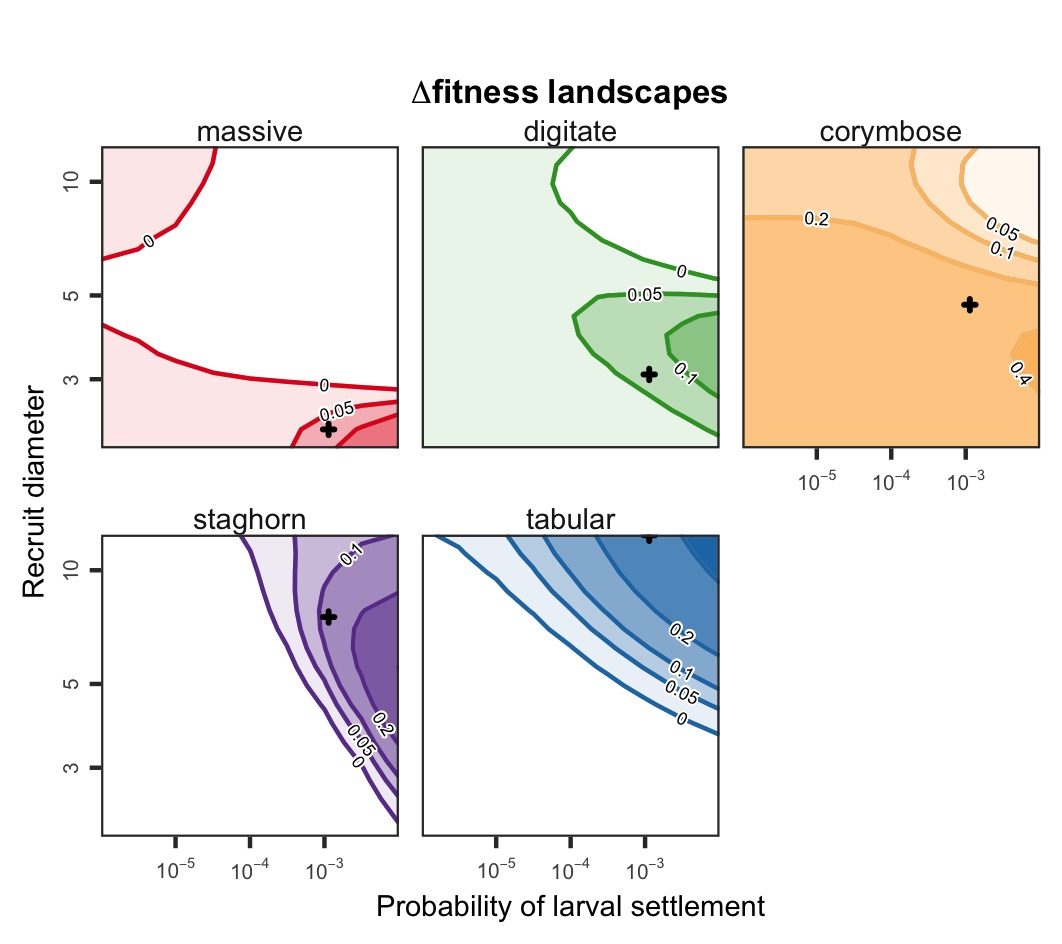

Here is the R script that generated this plot:

lsize <- 0.5


#######################################
# CONTOURS
#######################################

#scapes <- pairs3[!pairs3$morph=="corymbose",]
scapes <- pairs3
head(pairs3)
scapes$posi <- ifelse(scapes$X1 > 0, "common > rare", "rare > common")
#scapes$morph <- ifelse(scapes$morph=="corymbose_2", "corymbose", scapes$morph)
#scapes$morph <- ifelse(scapes$morph=="staghorn", "arborescent", scapes$morph)
#scapes$morph <- ifelse(scapes$morph=="massive", "boulder", scapes$morph)
scapes$morph <- factor(scapes$morph, levels=rev(c("tabular", "staghorn", "corymbose","corymbose_2","digitate", "massive")))

#colsC2 <- colsC
#names(colsC2)[6]<-"massive"
#names(colsC2)[3]<-"arborescent"

sp.points <- params2[,c("morph","rec.size", "spp")]
sp.points$rec <- params$rec[match(sp.points$morph, params2$morph)]

#sp.points <- sp.points[!sp.points$morph=="corymbose",]
#sp.points$rec <- ifelse(sp.points$morph=="massive", 10^-4, 10^-3)
#sp.points$morph <- ifelse(sp.points$morph=="corymbose_2", "corymbose", sp.points$morph)
#sp.points$morph <- ifelse(sp.points$morph=="staghorn", "arborescent", sp.points$morph)
#sp.points$morph <- ifelse(sp.points$morph=="massive", "boulder", sp.points$morph)
sp.points$morph <- factor(sp.points$morph, levels=rev(c("tabular", "staghorn", "corymbose","corymbose_2","digitate", "massive")))


blueish <- colsC[2]

legend <- ggplot()+
geom_point(data=scapes, aes(x=id, y=sqrt(((10^time)*10000)), fill=posi), shape=22)+
theme_classic()+
scale_fill_manual(values=c(blueish, "white"))+
guides(col="none",  fill=guide_legend(direction="vertical", title=expression(Delta~log*(lambda)), title.hjust=0.5, title.vjust=-1, label.hjust=100))+
theme(legend.text=element_text(size=6),
	#legend.title=element_text(size=6, face="bold"),
	legend.title=element_blank(),
	plot.margin=unit(c(1, 4, 1, 1), "cm"),
	legend.key.height=unit(1,"mm"),
	legend.position=c(0.9,0 ),
	legend.background=element_blank(),
	legend.key.width=unit(5,"mm"))
	
	sp.points$eggC <- params$eggC[match(sp.points$spp, params$spp)]
	sp.points$recEn <- sp.points$rec * (10^(scale(sp.points$eggC)/max(abs(scale(sp.points$eggC))))) 
sp.points$rec.const <- params$rec.const[match(sp.points$spp, params$spp)]


library("metR")

sp.points<-aggregate(.~morph, subset(sp.points, select=-spp), mean)

fig.s5 <- ggplot(data=scapes, aes(x=rec, y=sqrt(((10^recsize)*10000)), z=value))+
geom_contour_filled(aes(fill=morph, alpha=..level..),breaks=c(0,0.05,0.1, 0.2, 0.4, 0.8), col="grey", size=lsize)+
geom_contour(aes(col=morph), breaks=c(0,0.05,0.1, 0.2, 0.4, 0.8,1.6),size=lsize)+
geom_text_contour(breaks = c(0,0.05, 0.1, 0.2, 0.4), size=1.5, skip=0, stroke=0.15)+
#geom_segment(data=sp.points, inherit.aes=F, aes(x=5*10^-4, xend=rec, y=5, yend=sqrt(((10^rec.size)*10000))), col="black", arrow=arrow(length=unit(1, "mm")))+
#geom_point(data=sp.points, inherit.aes=F, aes(x=5*10^-4,y=5), shape=21, col="black", size=0.5)+
geom_point(data=sp.points, inherit.aes=F, aes(x=rec,y=sqrt(((10^rec.size)*10000))), shape=3, stroke=1, size=0.25, col="black")+
facet_wrap(~morph, nrow=2)+
labs(x="Probability of larval settlement", y="Recruit diameter")+
scale_fill_manual(values=colsC)+
scale_colour_manual(values=colsC)+
guides(fill="none", alpha="none", col="none")+
ggtitle(expression(bold(Delta*fitness~landscapes)))+
	scale_y_log10(expand=c(0,0))+
	#scale_y_continuous(expand=c(0,0))+
	scale_x_log10(breaks=c(10^-5, 10^-4,10^-3), labels=c(
		expression(10^-5),
		expression(10^-4),
		expression(10^-3)), expand=c(0,0))+
	theme_bw()+
	theme(strip.background=element_blank(),  
	strip.text=element_text(size=7, vjust=-2),
	panel.background=element_rect(fill="white"),
	panel.grid.major=element_blank(),
	panel.grid.minor=element_blank(),
	plot.title=element_text(size=8, hjust=0.5, vjust=-7, face="bold"),
	axis.text.x=element_text(size=5), 
	axis.text.y=element_text(size=5, angle=90, hjust=0.5), 
	axis.title=element_text(size=7))#+coord_flip()
fig.s5
